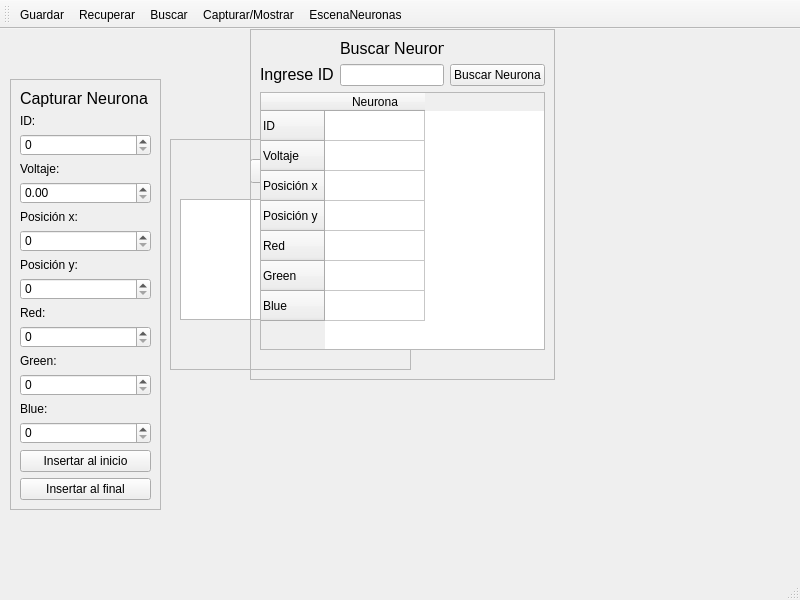
<?xml version="1.0" encoding="UTF-8"?>
<ui version="4.0">
 <class>MainWindow</class>
 <widget class="QMainWindow" name="MainWindow">
  <property name="geometry">
   <rect>
    <x>0</x>
    <y>0</y>
    <width>800</width>
    <height>600</height>
   </rect>
  </property>
  <property name="windowTitle">
   <string>MainWindow</string>
  </property>
  <widget class="QWidget" name="centralwidget">
   <widget class="QFrame" name="frame">
    <property name="geometry">
     <rect>
      <x>10</x>
      <y>50</y>
      <width>151</width>
      <height>431</height>
     </rect>
    </property>
    <property name="frameShape">
     <enum>QFrame::StyledPanel</enum>
    </property>
    <property name="frameShadow">
     <enum>QFrame::Raised</enum>
    </property>
    <layout class="QVBoxLayout" name="verticalLayout">
     <item>
      <widget class="QLabel" name="label">
       <property name="text">
        <string>&lt;html&gt;&lt;head/&gt;&lt;body&gt;&lt;p&gt;&lt;span style=&quot; font-size:12pt;&quot;&gt;Capturar Neurona&lt;/span&gt;&lt;/p&gt;&lt;/body&gt;&lt;/html&gt;</string>
       </property>
      </widget>
     </item>
     <item>
      <widget class="QLabel" name="label_2">
       <property name="text">
        <string>ID:</string>
       </property>
      </widget>
     </item>
     <item>
      <widget class="QSpinBox" name="spinBox"/>
     </item>
     <item>
      <widget class="QLabel" name="label_3">
       <property name="text">
        <string>Voltaje:</string>
       </property>
      </widget>
     </item>
     <item>
      <widget class="QDoubleSpinBox" name="doubleSpinBox"/>
     </item>
     <item>
      <widget class="QLabel" name="label_4">
       <property name="text">
        <string>Posición x:</string>
       </property>
      </widget>
     </item>
     <item>
      <widget class="QSpinBox" name="spinBox_2"/>
     </item>
     <item>
      <widget class="QLabel" name="label_6">
       <property name="text">
        <string>Posición y:</string>
       </property>
      </widget>
     </item>
     <item>
      <widget class="QSpinBox" name="spinBox_3"/>
     </item>
     <item>
      <widget class="QLabel" name="label_5">
       <property name="text">
        <string>Red:</string>
       </property>
      </widget>
     </item>
     <item>
      <widget class="QSpinBox" name="spinBox_4"/>
     </item>
     <item>
      <widget class="QLabel" name="label_7">
       <property name="text">
        <string>Green:</string>
       </property>
      </widget>
     </item>
     <item>
      <widget class="QSpinBox" name="spinBox_5"/>
     </item>
     <item>
      <widget class="QLabel" name="label_8">
       <property name="text">
        <string>Blue:</string>
       </property>
      </widget>
     </item>
     <item>
      <widget class="QSpinBox" name="spinBox_6"/>
     </item>
     <item>
      <widget class="QPushButton" name="pushButton_2">
       <property name="text">
        <string>Insertar al inicio</string>
       </property>
      </widget>
     </item>
     <item>
      <widget class="QPushButton" name="pushButton_3">
       <property name="text">
        <string>Insertar al final</string>
       </property>
      </widget>
     </item>
    </layout>
   </widget>
   <widget class="QFrame" name="frame_2">
    <property name="geometry">
     <rect>
      <x>170</x>
      <y>110</y>
      <width>241</width>
      <height>231</height>
     </rect>
    </property>
    <property name="frameShape">
     <enum>QFrame::StyledPanel</enum>
    </property>
    <property name="frameShadow">
     <enum>QFrame::Raised</enum>
    </property>
    <widget class="QPlainTextEdit" name="plainTextEdit">
     <property name="geometry">
      <rect>
       <x>10</x>
       <y>60</y>
       <width>221</width>
       <height>121</height>
      </rect>
     </property>
    </widget>
    <widget class="QPushButton" name="pushButton">
     <property name="geometry">
      <rect>
       <x>80</x>
       <y>20</y>
       <width>80</width>
       <height>24</height>
      </rect>
     </property>
     <property name="text">
      <string>Mostrar</string>
     </property>
    </widget>
   </widget>
   <widget class="QFrame" name="frame_3">
    <property name="enabled">
     <bool>true</bool>
    </property>
    <property name="geometry">
     <rect>
      <x>250</x>
      <y>0</y>
      <width>305</width>
      <height>351</height>
     </rect>
    </property>
    <property name="frameShape">
     <enum>QFrame::StyledPanel</enum>
    </property>
    <property name="frameShadow">
     <enum>QFrame::Raised</enum>
    </property>
    <layout class="QGridLayout" name="gridLayout">
     <item row="1" column="2">
      <widget class="QLineEdit" name="lineEdit"/>
     </item>
     <item row="1" column="1">
      <widget class="QLabel" name="label_10">
       <property name="text">
        <string>&lt;html&gt;&lt;head/&gt;&lt;body&gt;&lt;p&gt;&lt;span style=&quot; font-size:12pt;&quot;&gt;Ingrese ID&lt;/span&gt;&lt;/p&gt;&lt;/body&gt;&lt;/html&gt;</string>
       </property>
      </widget>
     </item>
     <item row="0" column="2">
      <widget class="QLabel" name="label_9">
       <property name="text">
        <string>&lt;html&gt;&lt;head/&gt;&lt;body&gt;&lt;p&gt;&lt;span style=&quot; font-size:12pt;&quot;&gt;Buscar Neurona&lt;/span&gt;&lt;/p&gt;&lt;/body&gt;&lt;/html&gt;</string>
       </property>
      </widget>
     </item>
     <item row="2" column="1" colspan="3">
      <widget class="QTableWidget" name="tableWidget">
       <property name="enabled">
        <bool>true</bool>
       </property>
       <row>
        <property name="text">
         <string>ID</string>
        </property>
       </row>
       <row>
        <property name="text">
         <string>Voltaje</string>
        </property>
       </row>
       <row>
        <property name="text">
         <string>Posición x</string>
        </property>
       </row>
       <row>
        <property name="text">
         <string>Posición y</string>
        </property>
       </row>
       <row>
        <property name="text">
         <string>Red</string>
        </property>
       </row>
       <row>
        <property name="text">
         <string>Green</string>
        </property>
       </row>
       <row>
        <property name="text">
         <string>Blue</string>
        </property>
       </row>
       <column>
        <property name="text">
         <string>Neurona</string>
        </property>
       </column>
       <item row="0" column="0">
        <property name="text">
         <string/>
        </property>
       </item>
       <item row="1" column="0">
        <property name="text">
         <string/>
        </property>
       </item>
      </widget>
     </item>
     <item row="3" column="1" colspan="2">
      <widget class="QLabel" name="label_11">
       <property name="text">
        <string/>
       </property>
      </widget>
     </item>
     <item row="1" column="3">
      <widget class="QPushButton" name="pushButton_4">
       <property name="text">
        <string>Buscar Neurona</string>
       </property>
      </widget>
     </item>
    </layout>
   </widget>
  </widget>
  <widget class="QStatusBar" name="statusbar"/>
  <widget class="QToolBar" name="toolBar">
   <property name="acceptDrops">
    <bool>false</bool>
   </property>
   <property name="windowTitle">
    <string>toolBar</string>
   </property>
   <property name="toolTip">
    <string/>
   </property>
   <attribute name="toolBarArea">
    <enum>TopToolBarArea</enum>
   </attribute>
   <attribute name="toolBarBreak">
    <bool>false</bool>
   </attribute>
   <addaction name="actionGuardar"/>
   <addaction name="actionRecuperar"/>
   <addaction name="actionBuscar"/>
   <addaction name="actionCapturar_Mostrar"/>
   <addaction name="actionEscenaNeuronas"/>
  </widget>
  <action name="actionGuardar">
   <property name="checkable">
    <bool>false</bool>
   </property>
   <property name="enabled">
    <bool>true</bool>
   </property>
   <property name="text">
    <string>Guardar</string>
   </property>
  </action>
  <action name="actionRecuperar">
   <property name="text">
    <string>Recuperar</string>
   </property>
  </action>
  <action name="actionBuscar">
   <property name="text">
    <string>Buscar</string>
   </property>
  </action>
  <action name="actionCapturar_Mostrar">
   <property name="text">
    <string>Capturar/Mostrar</string>
   </property>
  </action>
  <action name="actionEscenaNeuronas">
   <property name="text">
    <string>EscenaNeuronas</string>
   </property>
  </action>
 </widget>
 <resources/>
 <connections>
  <connection>
   <sender>pushButton</sender>
   <signal>clicked()</signal>
   <receiver>plainTextEdit</receiver>
   <slot>update()</slot>
   <hints>
    <hint type="sourcelabel">
     <x>269</x>
     <y>184</y>
    </hint>
    <hint type="destinationlabel">
     <x>360</x>
     <y>271</y>
    </hint>
   </hints>
  </connection>
 </connections>
</ui>
